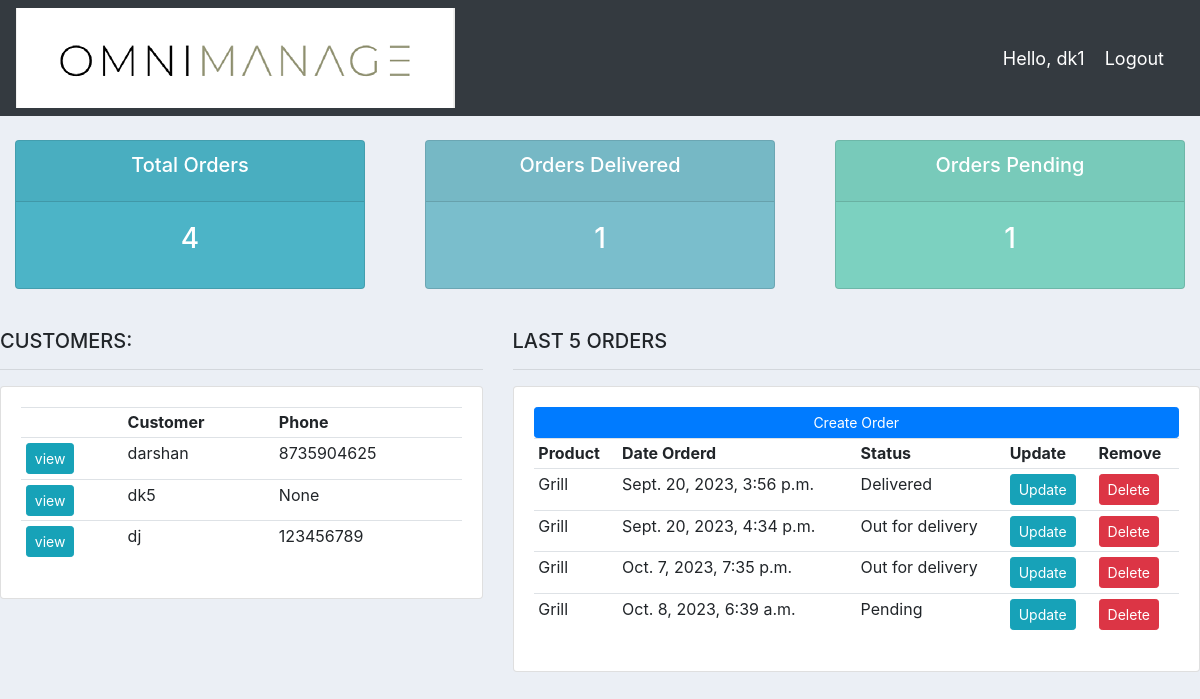
Screenshot of / (signed in) with the database file from the repository.
### accounts/models.py (models this page shows, shortened)
class Customer(models.Model):
    user=models.OneToOneField(User,null=True,on_delete=models.CASCADE)
    name=models.CharField(max_length=200,null=True)
    phone=models.CharField(max_length=10,null=True)
    email=models.CharField(max_length=200,null=True)
    date_created=models.DateTimeField(auto_now_add=True,null=True)

class Order(models.Model):
    STATUS = (
        ('Pending', 'Pending'),
        ('Out for delivery', 'Out for delivery'),
        ('Delivered', 'Delivered'),
    )
    customer=models.ForeignKey(Customer,null=True,on_delete=models.SET_NULL)
    product=models.ForeignKey(Product,null=True,on_delete=models.SET_NULL)
    date_created=models.DateTimeField(auto_now_add=True,null=True)
    status=models.CharField(max_length=200,null=True,choices=STATUS)
    note=models.CharField(max_length=500,null=True,)

class Product(models.Model):
    CATEGORY = (
        ('Indoor', 'Indoor'),
        ('Out Door', 'Out Door'),
    )
    name=models.CharField(max_length=200,null=True)
    price=models.FloatField(null=True)
    category=models.CharField(max_length=200,null=True,choices=CATEGORY)
    description=models.CharField(max_length=200,null=True , blank=True)
    date_created=models.DateTimeField(auto_now_add=True,null=True)
    tags=models.ManyToManyField(Tag)
    def __str__(self):
        return self.name

### accounts/decorators.py (the view)
    def wrapper_function(request,*args,**kwargs):
        group=None
        if request.user.groups.exists():
            group=request.user.groups.all()[0].name
        if group=='customer':
            return redirect('user-page')
        if (group=='admin' or group == 'manager') :
            return view_func(request,*args,**kwargs)

### accounts/views.py (called while the page is built)
@login_required(login_url='login')
@admin_only
def home(request):
    orders= Order.objects.all()
    customers = Customer.objects.all()
    total_customers = customers.count()
    total_orders = orders.count()
    delivered = orders.filter (status='Delivered').count()
    pending= orders. filter (status='Pending').count()
    context = {'orders': orders, 'customers': customers,
            'total_orders': total_orders, 'delivered': delivered,
                'pending': pending }
    return render(request,'accounts/dashboard.html',context)

### accounts/templates/accounts/dashboard.html
{% extends 'accounts/main.html'%}
{% block DashboardContent%}
{% include 'accounts/status.html'%}
<br>
<div class="row">
    <div class="col-md-5">
        <h5>CUSTOMERS:</h5>
        <hr>
        <div class="card card-body">
            <table class="table table-sm">
                <tr>
                    <th></th>
                    <th>Customer</th>
                    <th>Phone</th>
                </tr>
                {% for customer in customers %}
                <tr>
                    <td><a class="btn btn-sm btn-info" href="{% url 'customer' customer.id %}">view</a></td>
                    <td>{{customer.name}}</td>
                    <td>{{customer.phone}}</td>
                </tr>
                {% endfor %}
            </table>
        </div>
    </div>
    <div class="col-md-7">
        <h5>LAST 5 ORDERS</h5>
        <hr>
        <div class="card card-body">
            <a class="btn btn-primary btn-sm btn-block" href="{% url 'create_order' %}">Create Order</a>
            <table class="table table-sm">
                <tr>
                    <th>Product</th>
                    <th>Date Orderd</th>
                    <th>Status</th>
                    <th>Update</th>
                    <th>Remove</th>
                </tr>
                {% for order in orders %}
                    <tr>
                        <td>{{order.product}}</td>
                        <td>{{order.date_created}}</td>
                        <td>{{order.status}}</td>
                        <td><a class="btn btn-sm btn-info" href="{% url 'update_order' order.id %}">Update</a></td>
                        <td><a class="btn btn-sm btn-danger" href="{% url 'delete_order' order.id %}">Delete</a></td>
                    </tr>
                {% endfor %}
            </table>
        </div>
    </div>
</div>
{% endblock%}

### accounts/templates/accounts/main.html (shortened to what this page needs)
{% load static %}
<html>
<head>
    <link rel="stylesheet" href="https://cdn.jsdelivr.net/npm/bootstrap@4.4.1/dist/css/bootstrap.min.css"
>
        <link rel="stylesheet" type="text/css" href="{% static '/css/main.css' %}">
</head>
<body>
    {% include 'accounts/navbar.html'%}
    {% block DashboardContent %}
    {% endblock %}
</body>
</html>

### accounts/templates/accounts/navbar.html (shortened to what this page needs)
{% load static %}
<nav class="navbar navbar-expand-lg navbar-dark bg-dark">
    <img src="{% static 'images/logo.png' %}">
    <span class="hello-msg">Hello, {{request.user}}</span>
    <span><a class="hello-msg" href="{% url 'logout' %}">Logout</a></span>
  </nav>

### accounts/templates/accounts/status.html
<br>
<div class="row">
    <div class="col">
        <div class="col-md">
            <div class="card text-center text-white mb-3" id="total-orders">
                <div class="card-header">
                    <h5 class="card-title">Total Orders</h5>
                </div>
                <div class="card-body">
                    <h3 class="card-title">{{total_orders}}</h3>
                </div>
            </div>
        </div>
    </div>
    <div class="col">
        <div class="col-md">
            <div class="card text-center text-white mb-3" id="orders-delivered">
                <div class="card-header">
                    <h5 class="card-title">Orders Delivered</h5>
                </div>
                <div class="card-body">
                    <h3 class="card-title">{{delivered}}</h3>
                </div>
            </div>
        </div>
    </div>
    <div class="col">
        <div class="col-md">
            <div class="card text-center text-white mb-3" id="orders-pending">
                <div class="card-header">
                    <h5 class="card-title">Orders Pending</h5>
                </div>
                <div class="card-body">
                    <h3 class="card-title">{{pending}}</h3>
                </div>
            </div>
        </div>
    </div>
</div>

### static/css/main.css (style rules this page uses)
body { background-color: #ebeff5; }
#total-orders { background-color: #4cb4c7; }
#orders-delivered { background-color: #7abecc; }
#orders-pending { background-color: #7CD1C0; }

### accounts/templates/accounts/navbar.html (style rules this page uses)
.hello-msg { font-size: 18px; color: #fff; margin-right: 20px; }

### rows the page displays
Customer: name "darshan", phone "8735904625"
Customer: name "dk5", phone "None"
Customer: name "dj", phone "123456789"
Order: product "Grill", date_created "Sept. 20, 2023, 3:56 p.m.", status "Delivered"
Order: product "Grill", date_created "Sept. 20, 2023, 4:34 p.m.", status "Out for delivery"
Order: product "Grill", date_created "Oct. 7, 2023, 7:35 p.m.", status "Out for delivery"
Order: product "Grill", date_created "Oct. 8, 2023, 6:39 a.m.", status "Pending"

### other values shown
{{ request.user }} "dk1"
{{ total_orders }} "4"
{{ delivered }} "1"
{{ pending }} "1"
